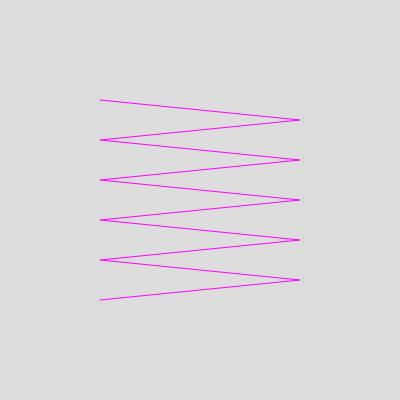
Frame 1 (no input)
Frame 60 (no input): identical to frame 1, image omitted
Frame 120 (the mouse pressed at the canvas centre since frame 60): identical to frame 1, image omitted

The p5.js sketch that drew this single still picture (run headless with seeded random() and noise() and a simulated clock; from frame 60 on, the mouse is pressed at the canvas centre):

// p5.js sketch
// ── sketch.js
function setup() {
  createCanvas(400, 400);
}

function draw() {
  background(220);

  noFill();
  stroke(255, 0, 255);

  beginShape();
  vertex(100, 100);
  vertex(300, 120);
  vertex(100, 140);
  vertex(300, 160);
  vertex(100, 180);
  vertex(300, 200);
  vertex(100, 220);
  vertex(300, 240);
  vertex(100, 260);
  vertex(300, 280);
  vertex(100, 300);
  endShape();
  // intentionally don't close the shape
}
